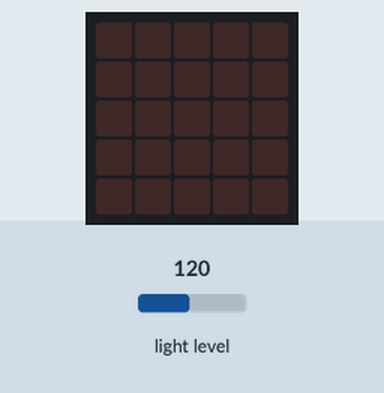
Simulated run of this program. Board: BBC micro:bit (MakeCode). Parts: the board's 5×5 LED display. Inputs (shaded band) come from the test bench; at power-on: light level 120.

Above: at 1.2 s.
1.3 s: light level set to 103
2.8 s: light level set to 97
At 4.0 s:
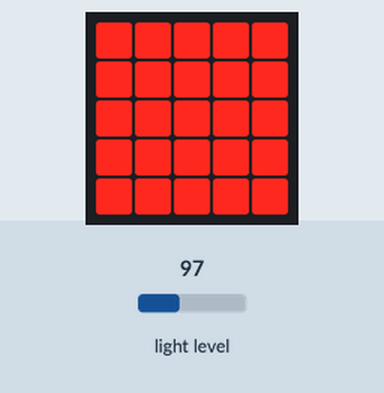
4.3 s: light level set to 128
At 5.6 s:
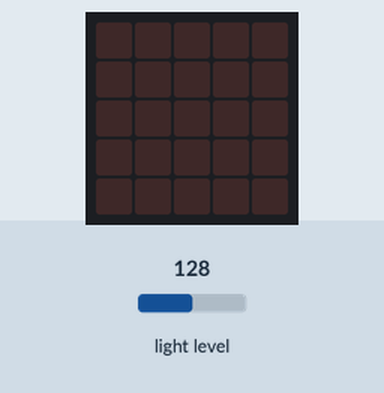
5.9 s: light level set to 5
At 6.3 s:
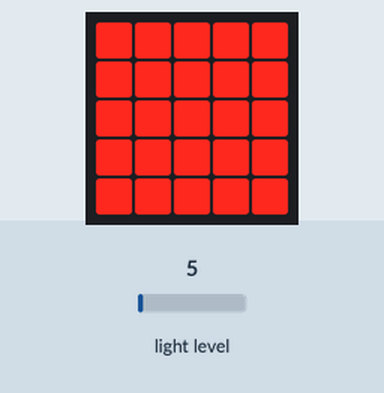
7.4 s: light level set to 191
At 8.1 s:
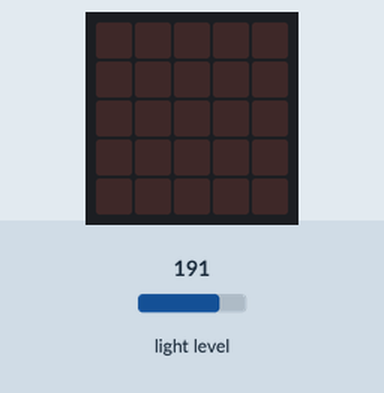
Timing chart, 0 to 10.0 s (numbered marks = the images above; inputs shaded):
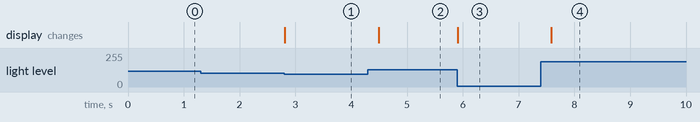

Measured:
- the behaviour switches between 100 and 99 on light level (found by bisection; images 0 and 1)
- after the input at 1.3 s, every drawn part: stays the same
- after the input at 2.8 s, the display: changes at once (image 1)
- after the input at 4.3 s, the display: changes after 0.19 s (image 2)
- after the input at 5.9 s, the display: changes at once (image 3)
- after the input at 7.4 s, the display: changes after 0.19 s (image 4)

The program:

main.ts
```typescript
basic.forever(function on_forever() {
    if (input.lightLevel() < 100) {
        basic.showLeds(`
            # # # # #
                        # # # # #
                        # # # # #
                        # # # # #
                        # # # # #
        `)
    } else {
        basic.clearScreen()
    }

})
```

test.ts
```typescript
// テストはここに来ます。このパッケージが拡張機能として使用されるときにはコンパイルされません。
```
